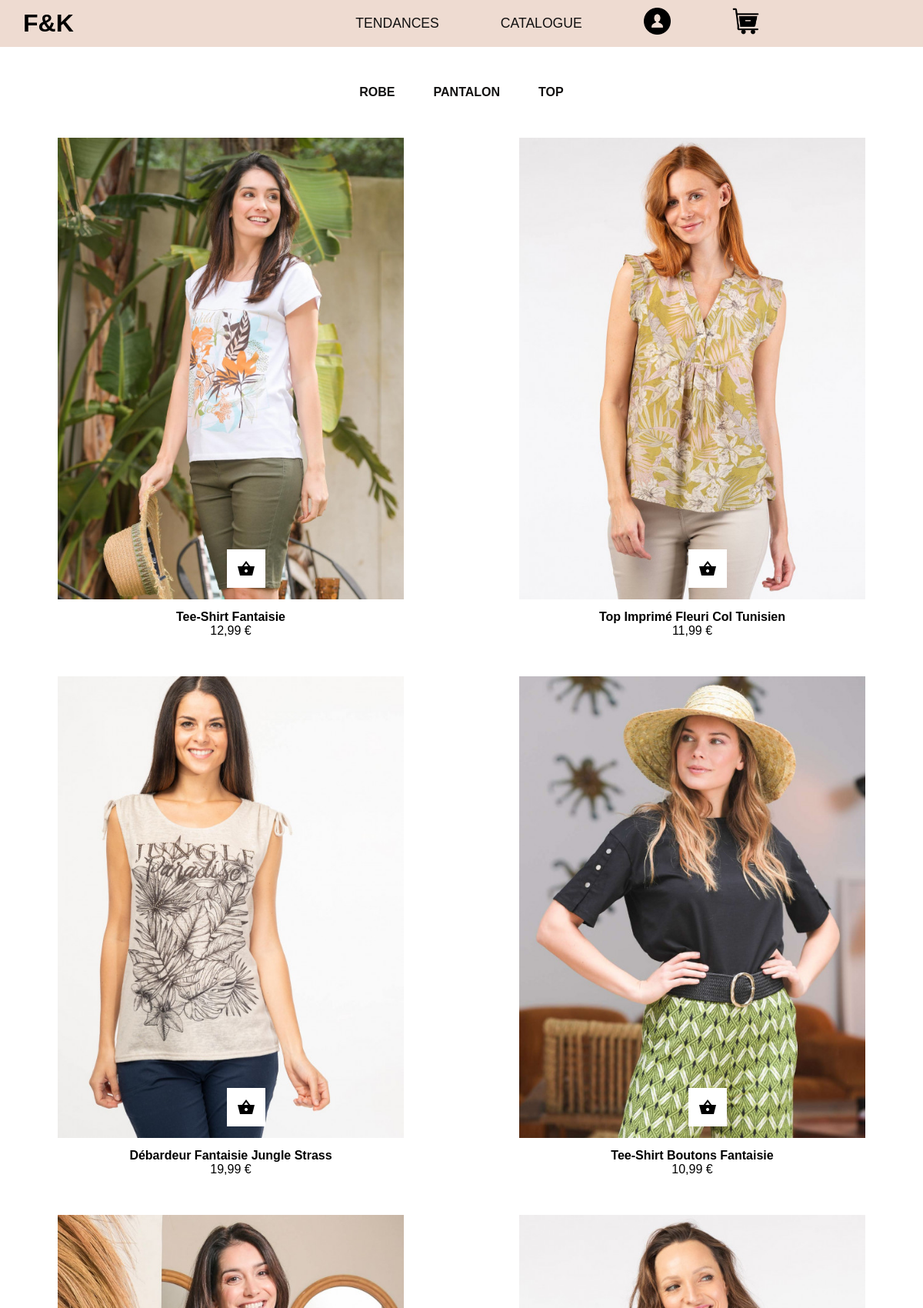
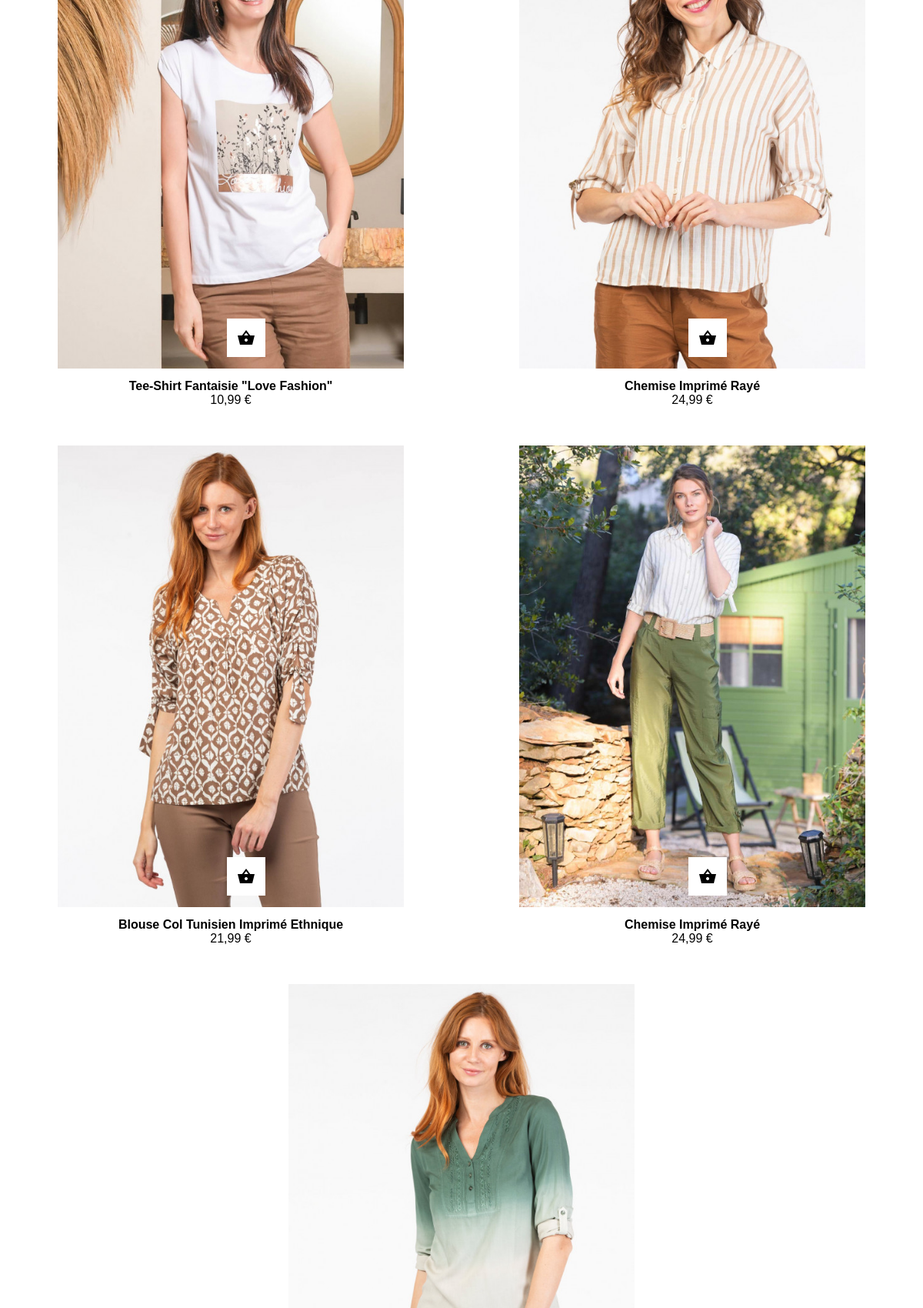
/catalogue_top.php (upper part), run on the app's committed database (2 pictures, top to bottom).
### tables this page shows
CREATE TABLE `product` (
  `id` int NOT NULL,
  `id_tendance` int NOT NULL,
  `type` varchar(255) NOT NULL,
  `product_name` varchar(255) NOT NULL,
  `product_description` varchar(1000) NOT NULL,
  `product_price` varchar(255) NOT NULL,
  `product_pic_1` varchar(255) NOT NULL,
  `product_pic_2` varchar(255) NOT NULL
);

### src/catalogue_top.php (the view, shortened to what this page needs)
<?php
require_once("connect.php");
$sql = "SELECT * FROM product WHERE type ='top'";
$query = $db->prepare($sql);
$query->execute();
$product = $query->fetchAll(PDO::FETCH_ASSOC);
?>
<!DOCTYPE html>
<html lang="fr">
<head>
    <link rel="stylesheet" href="style.css">
</head>
<?php
include './element/navbar.php';
?>
<section class="section_categorie">
    <div class="container_categorie">
        <div class="categorie categorie_robe"><a href="../catalogue_robe.php?type=robe">ROBE</a></div>
        <div class="categorie categorie_pantalone"><a href="../catalogue_pantalon.php?type=pantalon">PANTALON</a></div>
        <div class="categorie categorie_jupe"><a href="../catalogue_top.php?type=top">TOP</a></div>
    </div>
</section>
<section class="contenaire_catalogue">
    <div class="container_items">
        <?php
        foreach ($product as $pr) {
        ?>
            <div class="item">
                <div> <a href="product.php?id=<?= $pr["id"] ?>"><img src="<?= $pr["product_pic_1"] ?>" width="450px" height="600px" alt=""></a></div>
                <div class="titre"> <?= $pr["product_name"] ?></div>
                <div> <?= $pr["product_price"] ?></div>
                <button class="btn"><a href="produit.php"></a>
                </button>
            </div>
    </div>
<?php
        }
?>
</section>
</body>
</html>
</body>
</html>

### src/style.css (style rules this page uses)
:root { --font-size: 1rem; }
* { box-sizing: border-box; outline: none; margin: 0 auto; padding: 0; }
html { scroll-behavior: smooth; }
.contenaire_catalogue { margin-top: 50px; display: flex; flex-wrap: wrap; justify-content: center; align-items: center; }
.btn { width: 50px; height: 50px; background-color: rgb(255, 255, 255); border-style: none; position: absolute; background-image: url(./img/panier_noir.png); background-repeat: no-repeat; background-position: center; top: 535px; left: 220px; }
.item { position: relative; justify-content: center; text-align: center; margin-bottom: 50px; }
.titre { font-weight: bold; margin-top: 10px; }
.section_categorie { display: flex; text-align: center; justify-content: center; }
.container_categorie { display: flex; text-align: center; justify-content: center; gap: 50px; }
.categorie a { font-weight: 500; text-decoration: none; color: #111010; font-weight: bold; }
.categorie { margin-top: 50px; }

### data on the page
product: product_pic_1 (picture), product_name "Tee-Shirt Fantaisie", product_price "12,99 €"
product: product_pic_1 (picture), product_name "Top Imprimé Fleuri Col Tunisien", product_price "11,99 €"
product: product_pic_1 (picture), product_name "Débardeur Fantaisie Jungle Strass", product_price "19,99 €"
product: product_pic_1 (picture), product_name "Tee-Shirt Boutons Fantaisie", product_price "10,99 €"
product: product_pic_1 (picture), product_name "Tee-Shirt Fantaisie \"Love Fashion\"", product_price "10,99 €"
product: product_pic_1 (picture), product_name "Chemise Imprimé Rayé", product_price "24,99 €"
product: product_pic_1 (picture), product_name "Blouse Col Tunisien Imprimé Ethnique", product_price "21,99 €"
product: product_pic_1 (picture), product_name "Chemise Imprimé Rayé", product_price "24,99 €"
product: product_pic_1 (picture)
